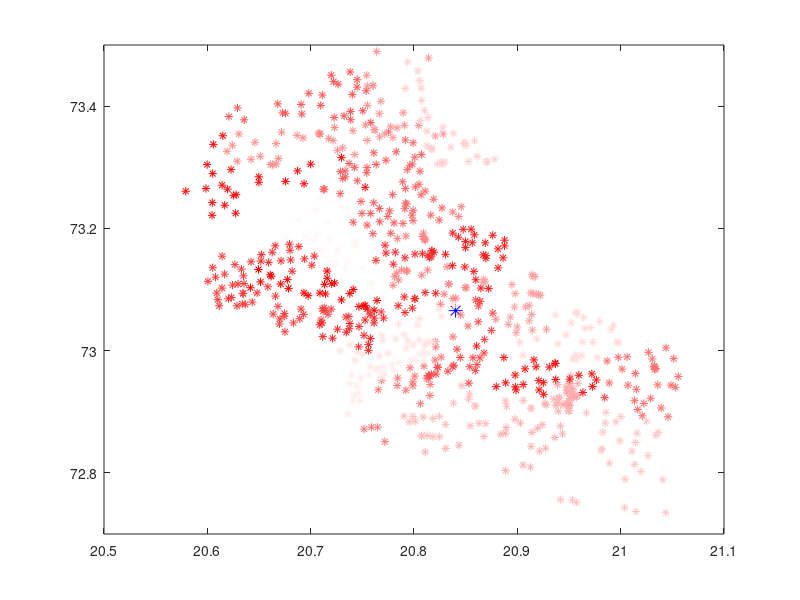

MATLAB code for this plot:
%%%%%%%%%%%%%%%%%%%%%%%%%%%%%%%%%%%%%%%%%%%%%%%%%%%%%%%%
% Visualize the current data according to time         %
%%%%%%%%%%%%%%%%%%%%%%%%%%%%%%%%%%%%%%%%%%%%%%%%%%%%%%%%
clc; clear all;
load('clusterdata.mat'); % copies route_nos, X, Y in data, time_routes

KITCHEN_X = [20.840249];
KITCHEN_Y = [73.065424];

%% COLORS
length = length(time_routes);
red = [1, 0, 0];
white = [1, 1, 1];
colors = [linspace(white(1), red(1), length)', linspace(white(2), red(2), length)', linspace(white(3), red(3), length)'];
%% PLOT
plot(KITCHEN_X, KITCHEN_Y, 'Color', 'b', 'Marker', '*', 'MarkerSize', 10);
hold on
for i = 1:size(data,1)
  plot(data(i,2), data(i,3), 'Color', colors(find(time_routes==data(i,1)), :), 'Marker', '*');
end
axis([20.5 21.1 72.7 73.5]); % select custom axis scale
set(gca,'Color','k')
